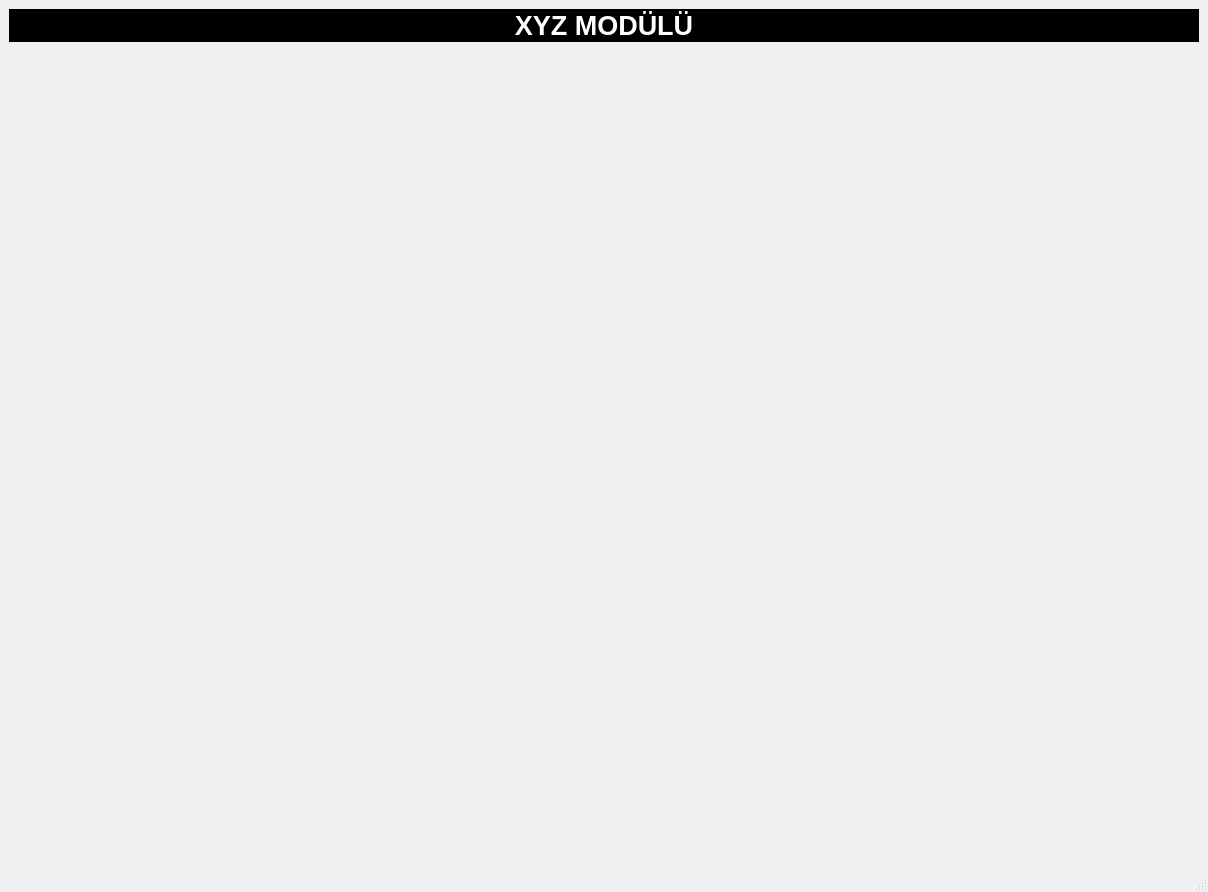
<?xml version="1.0" encoding="UTF-8"?>
<ui version="4.0">
 <class>XYZ_ANA_MENU</class>
 <widget class="QMainWindow" name="XYZ_ANA_MENU">
  <property name="geometry">
   <rect>
    <x>0</x>
    <y>0</y>
    <width>1208</width>
    <height>892</height>
   </rect>
  </property>
  <property name="sizePolicy">
   <sizepolicy hsizetype="Expanding" vsizetype="Expanding">
    <horstretch>0</horstretch>
    <verstretch>0</verstretch>
   </sizepolicy>
  </property>
  <property name="windowTitle">
   <string>Genel Muhasebe</string>
  </property>
  <property name="windowIcon">
   <iconset>
    <normaloff>:/muhasebe_icons/k9_logo.png</normaloff>:/muhasebe_icons/k9_logo.png</iconset>
  </property>
  <widget class="QWidget" name="centralwidget">
   <layout class="QGridLayout" name="gridLayout">
    <item row="1" column="0">
     <widget class="QWidget" name="main_xyz_widget" native="true"/>
    </item>
    <item row="0" column="0">
     <widget class="QLabel" name="label_xyz_baslik">
      <property name="sizePolicy">
       <sizepolicy hsizetype="Expanding" vsizetype="Fixed">
        <horstretch>0</horstretch>
        <verstretch>0</verstretch>
       </sizepolicy>
      </property>
      <property name="font">
       <font>
        <pointsize>20</pointsize>
        <weight>75</weight>
        <bold>true</bold>
       </font>
      </property>
      <property name="styleSheet">
       <string notr="true">background-color: rgb(0, 0, 0);</string>
      </property>
      <property name="frameShape">
       <enum>QFrame::StyledPanel</enum>
      </property>
      <property name="frameShadow">
       <enum>QFrame::Sunken</enum>
      </property>
      <property name="text">
       <string>&lt;!DOCTYPE HTML PUBLIC &quot;-//W3C//DTD HTML 4.0//EN&quot; &quot;http://www.w3.org/TR/REC-html40/strict.dtd&quot;&gt;
&lt;html&gt;&lt;head&gt;&lt;meta name=&quot;qrichtext&quot; content=&quot;1&quot; /&gt;&lt;style type=&quot;text/css&quot;&gt;
p, li { white-space: pre-wrap; }
&lt;/style&gt;&lt;/head&gt;&lt;body style=&quot; font-family:'Sans Serif'; font-size:20pt; font-weight:600; font-style:normal;&quot;&gt;
&lt;table style=&quot;-qt-table-type: root; margin-top:4px; margin-bottom:4px; margin-left:4px; margin-right:4px;&quot;&gt;
&lt;tr&gt;
&lt;td style=&quot;border: none;&quot;&gt;
&lt;p align=&quot;center&quot; style=&quot; margin-top:0px; margin-bottom:0px; margin-left:0px; margin-right:0px; -qt-block-indent:0; text-indent:0px;&quot;&gt;&lt;span style=&quot; color:#ffffff;&quot;&gt;XYZ MODÜLÜ&lt;/span&gt;&lt;/p&gt;&lt;/td&gt;&lt;/tr&gt;&lt;/table&gt;&lt;/body&gt;&lt;/html&gt;</string>
      </property>
      <property name="alignment">
       <set>Qt::AlignCenter</set>
      </property>
     </widget>
    </item>
   </layout>
  </widget>
  <widget class="QMenuBar" name="menubar">
   <property name="geometry">
    <rect>
     <x>0</x>
     <y>0</y>
     <width>1208</width>
     <height>23</height>
    </rect>
   </property>
   <property name="font">
    <font>
     <pointsize>10</pointsize>
    </font>
   </property>
  </widget>
  <widget class="QStatusBar" name="statusbar"/>
 </widget>
 <resources/>
 <connections/>
</ui>
